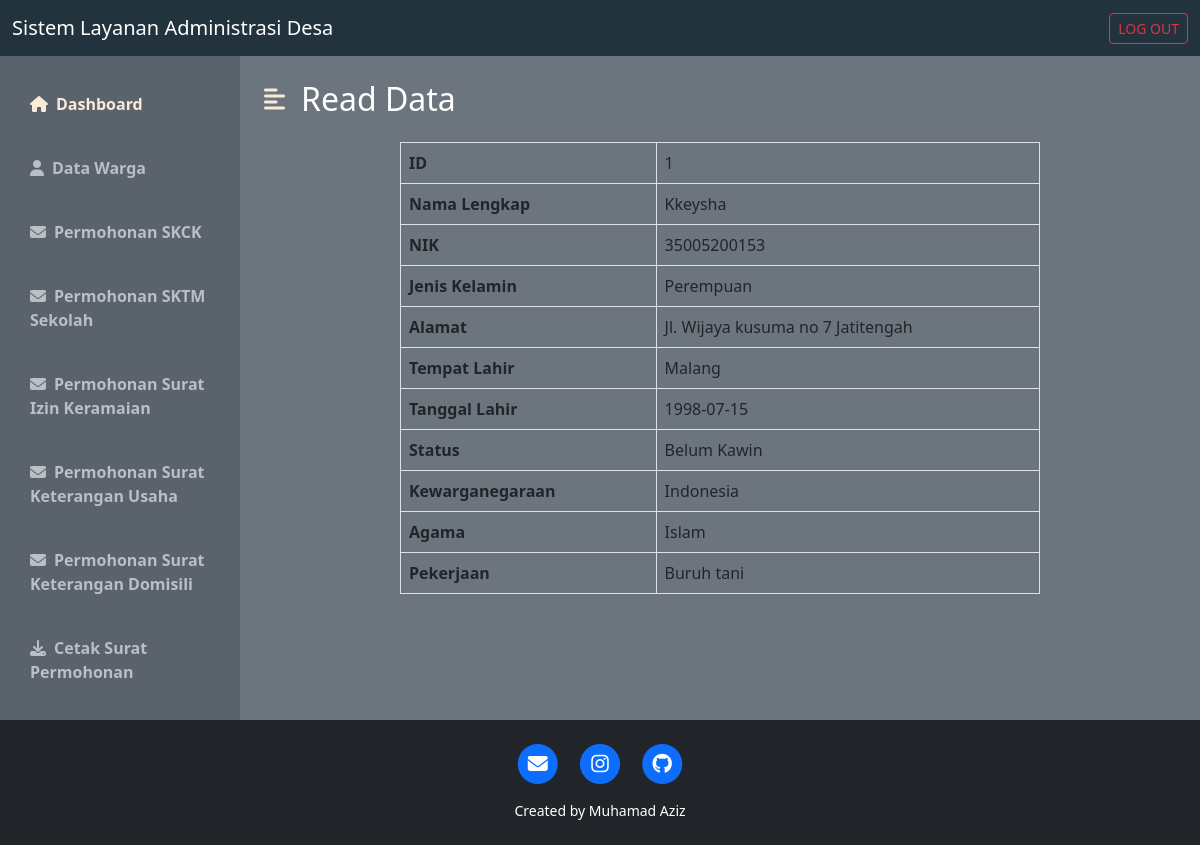
Screenshot of /wargaskckread.php?id_skck=1 with the database file from the repository.
### tables this page shows
CREATE TABLE IF NOT EXISTS `skck` (
  `id_skck` int(11) NOT NULL AUTO_INCREMENT,
  `id_data` int(11) DEFAULT '0',
  PRIMARY KEY (`id_skck`) USING BTREE,
  KEY `FK__data` (`id_data`),
  CONSTRAINT `FK__data` FOREIGN KEY (`id_data`) REFERENCES `data` (`id_data`)
);

CREATE TABLE IF NOT EXISTS `data` (
  `id_data` int(11) NOT NULL AUTO_INCREMENT,
  `nama` varchar(50) NOT NULL DEFAULT '0',
  `nik` varchar(50) DEFAULT NULL,
  `jenis` varchar(50) DEFAULT NULL,
  `temp` varchar(50) DEFAULT NULL,
  `tgl` varchar(50) DEFAULT NULL,
  `status` varchar(50) DEFAULT NULL,
  `kewarganegaraan` varchar(50) DEFAULT NULL,
  `agama` varchar(50) DEFAULT NULL,
  `pekerjaan` varchar(50) DEFAULT NULL,
  `alamat` varchar(50) DEFAULT NULL,
  PRIMARY KEY (`id_data`) USING BTREE
);

### wargaskckread.php (the view, shortened to what this page needs)
<!DOCTYPE html>
<html lang="en">
<head>
    <link href="https://cdn.jsdelivr.net/npm/bootstrap@5.2.0-beta1/dist/css/bootstrap.min.css" rel="stylesheet">
    <link rel="stylesheet" href="https://cdnjs.cloudflare.com/ajax/libs/font-awesome/6.1.1/css/all.min.css" />
    <link rel="stylesheet" href="css/style_dashboard.css">
</head>
<body>
    <?php
    include "koneksi.php";
    $dataa = $_GET['id_skck'];
    $sql = "SELECT * FROM skck INNER JOIN data ON skck.id_data=data.id_data WHERE id_skck = '$dataa'";
    $query = $conn->query($sql);
    ?>
    <nav class="navbar navbar-dark" style="background-color: #22333E;">
        <div class="container-fluid">
            <a class="navbar-brand">Sistem Layanan Administrasi Desa</a>
            <form class="d-flex" role="search">
                <a href="logout.php" class="btn btn-outline-danger btn-sm" role="button">LOG OUT</a>
            </form>
        </div>
    </nav>
    <div class="d-flex bg-secondary text-white" id="wrapper">
        <div class="" id="sidebar-wrapper" style="background-color: #5a636b;">
            <div class="list-group list-group-flush my-3">
                <a href="warga.php" class="list-group-item list-group-item-action bg-transparent second-text fw-bold active"><i class="fas fa-home me-2"></i>Dashboard</a>
                <a href="wargadata.php" class="list-group-item list-group-item-action bg-transparent second-text fw-bold"><i class="fas fa-user me-2"></i>Data Warga</a>
                <a href="wargaskck.php" class="list-group-item list-group-item-action bg-transparent second-text fw-bold"><i class="fas fa-envelope me-2"></i>Permohonan SKCK</a>
                <a href="wargasktm.php" class="list-group-item list-group-item-action bg-transparent second-text fw-bold"><i class="fas fa-envelope me-2"></i>Permohonan SKTM Sekolah</a>
                <a href="wargasik.php" class="list-group-item list-group-item-action bg-transparent second-text fw-bold"><i class="fas fa-envelope me-2"></i>Permohonan Surat Izin Keramaian</a>
                <a href="wargausaha.php" class="list-group-item list-group-item-action bg-transparent second-text fw-bold"><i class="fas fa-envelope me-2"></i>Permohonan Surat Keterangan Usaha</a>
                <a href="wargaskd.php" class="list-group-item list-group-item-action bg-transparent second-text fw-bold"><i class="fas fa-envelope me-2"></i>Permohonan Surat Keterangan Domisili</a>
                <a href="download.php" class="list-group-item list-group-item-action bg-transparent second-text fw-bold"><i class="fas fa-download me-2"></i>Cetak Surat Permohonan</a>
            </div>
        </div>
        <div id="page-content-wrapper">
            <nav class="navbar navbar-expand-lg navbar-light bg-transparent py-4 px-4">
                <div class="d-flex align-items-center">
                    <i class="fas fa-align-left primary-text fs-4 me-3" id="menu-toggle"></i>
                    <h2 class="fs-2 m-0">Read Data</h2>
                </div>
            </nav>
            <div class="card-body table-responsive">
                    <div class="col-md-8 offset-md-2">
                        <table class="table table-bordered">
                            <tbody>
                <?php
                if ($query) {
                    while ($data = mysqli_fetch_array($query)) {
                ?>
                    <tr>
                                <th style="width: 40%">ID</th>
                                <td><?php echo $data['id_skck'] ?></td>
                            </tr>
                            <tr>
                                <th style="width: 40%">Nama Lengkap</th>
                                <td><?php echo $data['nama'] ?></td>
                            </tr>
                            <tr>
                                <th style="width: 40%">NIK</th>
                                <td><?php echo $data['nik'] ?></td>
                            </tr>
                            <tr>
                                <th style="width: 40%">Jenis Kelamin</th>
                                <td><?php echo $data['jenis'] ?></td>
                            </tr>
                            <tr>
                                <th style="width: 40%">Alamat</th>
                                <td><?php echo $data['alamat'] ?></td>
                            </tr>
                            <tr>
                                <th style="width: 40%">Tempat Lahir</th>
                                <td><?php echo $data['temp'] ?></td>
                            </tr>
                            <tr>
                                <th style="width: 40%">Tanggal Lahir</th>
                                <td><?php echo $data['tgl'] ?></td>
                            </tr>
                            <tr>
                                <th style="width: 40%">Status</th>
                                <td><?php echo $data['status'] ?></td>
                            </tr>
                            <tr>
                                <th style="width: 40%">Kewarganegaraan</th>
                                <td><?php echo $data['kewarganegaraan'] ?></td>
                            </tr>
                            <tr>
                                <th style="width: 40%">Agama</th>
                                <td><?php echo $data['agama'] ?></td>
                            </tr>
                            <tr>
                                <th style="width: 40%">Pekerjaan</th>
                                <td><?php echo $data['pekerjaan'] ?></td>
                            </tr>
                    </tbody>
                    </table>
                </div>
            </div>
                <?php
                    }
                }
                ?>
            </div>
        </div>
    <footer class="bg-dark text-center text-white p-4">
        <div class="row gx-4 gx-lg-5 justify-content-center">
            <div class="col-md-10 col-lg-8 col-xl-7">
                <ul class="list-inline text-center">
                    <li class="list-inline-item">
                        <a href="mailto:muhamadaziz564@gmail.com">
                            <span class="fa-stack fa-lg">
                                <i class="fas fa-circle fa-stack-2x"></i>
                                <i class="fas fa-envelope fa-stack-1x fa-inverse"></i>
                            </span>
                        </a>
                    </li>
                    <li class="list-inline-item">
                        <a href="https://www.instagram.com/az_muhamad07/">
                            <span class="fa-stack fa-lg">
                                <i class="fas fa-circle fa-stack-2x"></i>
                                <i class="fab fa-instagram fa-stack-1x fa-inverse"></i>
                            </span>
                        </a>
                    </li>
                    <li class="list-inline-item">
                        <a href="https://github.com/aziz4678">
                            <span class="fa-stack fa-lg">
                                <i class="fas fa-circle fa-stack-2x"></i>
                                <i class="fab fa-github fa-stack-1x fa-inverse"></i>
                            </span>
                        </a>
                    </li>
                </ul>
                <div class="small text-center">Created by Muhamad Aziz</div>
            </div>
        </div>
    </footer>
</body>
</html>

### css/style_dashboard.css (style rules this page uses)
:root { --main-text-color: antiquewhite; --second-text-color: #bbbec5; --second-bg-color: #c1efde; }
.primary-text { color: var(--main-text-color); }
.second-text { color: var(--second-text-color); }
#wrapper { overflow-x: hidden; }
#sidebar-wrapper { min-height: 78vh; margin-left: -15rem; -webkit-transition: margin 0.25s ease-out; -moz-transition: margin 0.25s ease-out; -o-transition: margin 0.25s ease-out; transition: margin 0.25s ease-out; }
#sidebar-wrapper .list-group { width: 15rem; }
#page-content-wrapper { min-width: 100vw; }
#menu-toggle { cursor: pointer; }
.list-group-item { border: none; padding: 20px 30px; }
.list-group-item.active { background-color: transparent; color: var(--main-text-color); font-weight: bold; border: none; }
@media (min-width: 768px) { #sidebar-wrapper { margin-left: 0; } }
@media (min-width: 768px) { #page-content-wrapper { min-width: 0; width: 100%; } }

### rows the page displays
skck: id_skck "1", id_data.nama "Kkeysha", id_data.nik "35005200153", id_data.jenis "Perempuan", id_data.alamat "Jl. Wijaya kusuma no 7 Jatitengah", id_data.temp "Malang", id_data.tgl "1998-07-15", id_data.status "Belum Kawin", id_data.kewarganegaraan "Indonesia", id_data.agama "Islam", id_data.pekerjaan "Buruh tani"
